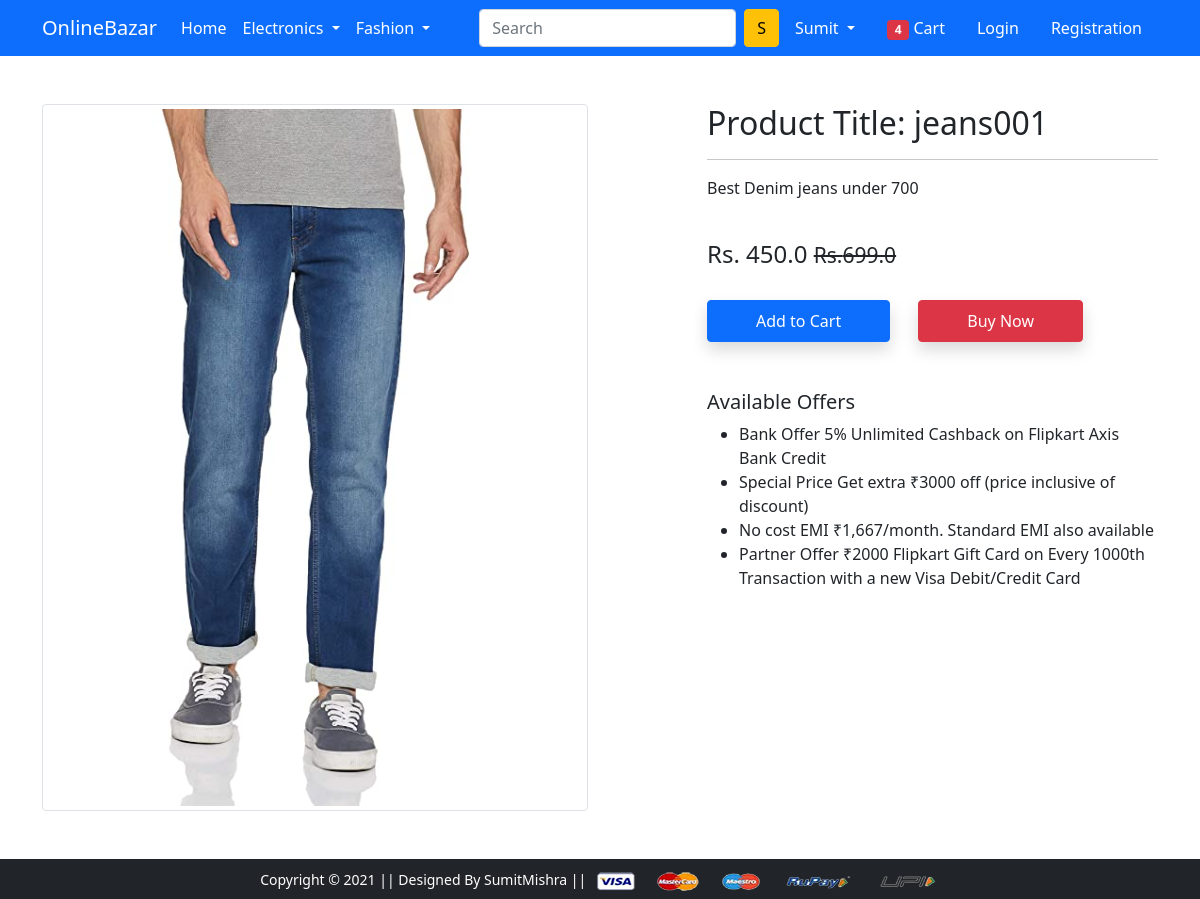
Page /product-detail/1 on the earlier database version.
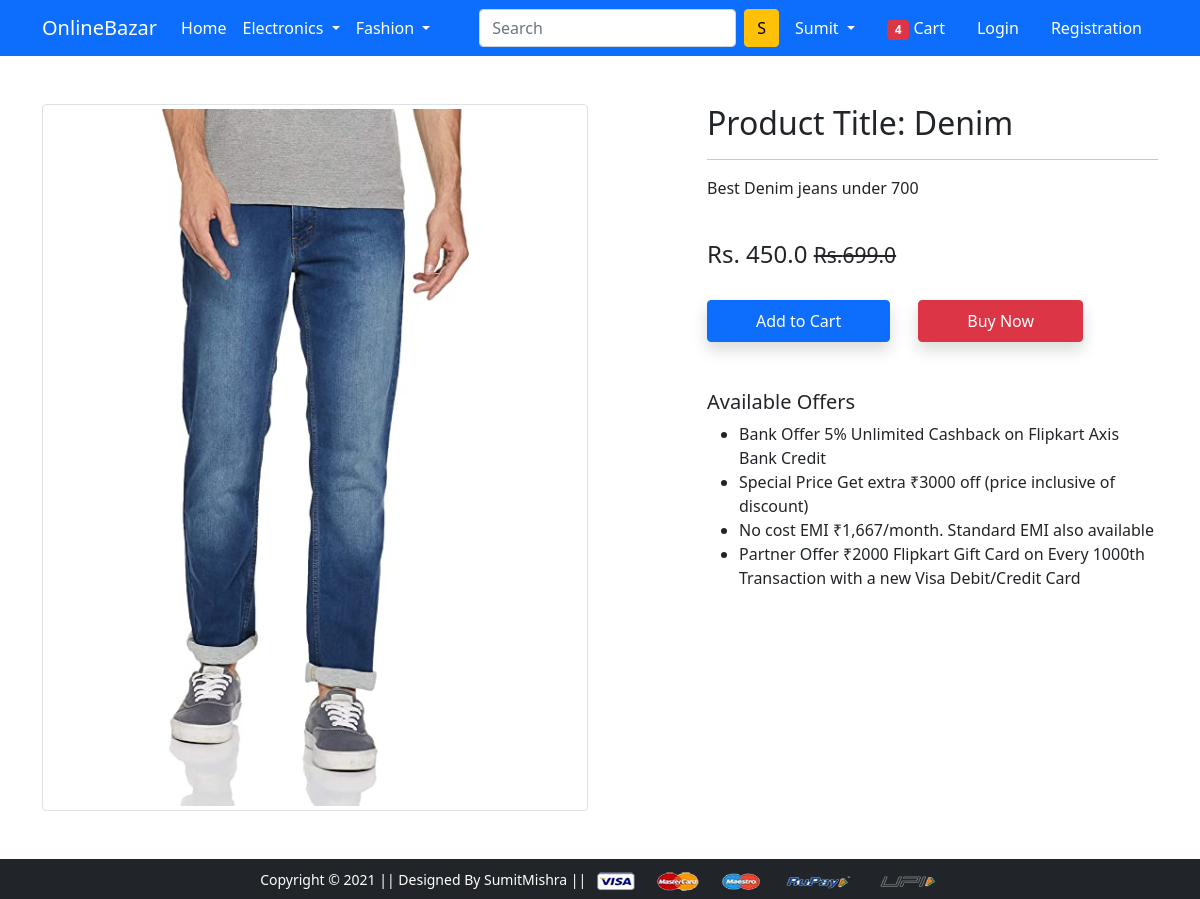
Same page on the later database version.
### app/models.py (models this page shows)
class Product(models.Model):
    title = models.CharField(max_length=100)
    selling_price = models.FloatField()
    discounted_price = models.FloatField()
    description = models.TextField()
    brand = models.CharField(max_length=100)
    category = models.CharField(choices=CATEGORY_CHOICES, max_length=2)
    product_image = models.ImageField(upload_to='productimg')

### app/views.py (the view)
# urls.py: path('product-detail/<int:pk>', views.ProductDetailView.as_view(), name='product-detail'),
class ProductDetailView(View):
    def get(self,request,pk):
        product= Product.objects.get(pk=pk)
        return render(request,'app/productdetail.html',{'product':product})

### app/templates/app/productdetail.html (shortened to what this page needs)
{% extends 'app/base.html' %}
{% load static %}
{% block main-content %}
<div class="container my-5">
 <div class="row">
  <div class="col-sm-6 text-center align-self-center">
   <img src="{{product.product_image.url}}" alt="" class="img-fluid img-thumbnail">
  </div>
  <div class="col-sm-5 offset-sm-1">
   <h2>Product Title: {{product.title}}</h2>
   <hr>
   <p>{{product.description}} </p> <br>
   <h4>Rs. {{product.discounted_price}} <small class="fw-light text-decoration-line-through">Rs.{{product.selling_price}}</small></h4> <br>
   <a href="{% url 'add-to-cart' %}" class="btn btn-primary shadow px-5 py-2">Add to Cart</a>
   <a href="{% url 'buy-now' %}" class="btn btn-danger shadow px-5 py-2 ms-4">Buy Now</a>
   <h5 class="mt-5">Available Offers</h5>
   <ul>
    <li>Bank Offer 5% Unlimited Cashback on Flipkart Axis Bank Credit</li>
    <li>Special Price Get extra ₹3000 off (price inclusive of discount)</li>
    <li>No cost EMI ₹1,667/month. Standard EMI also available</li>
    <li>Partner Offer ₹2000 Flipkart Gift Card on Every 1000th Transaction with a new Visa Debit/Credit Card</li>
   </ul>
  </div>
 </div>
</div>
{% endblock main-content %}

Differences in the rows shown:
changed Product "Best Denim jeans under 700": title "jeans001" → "Denim"
